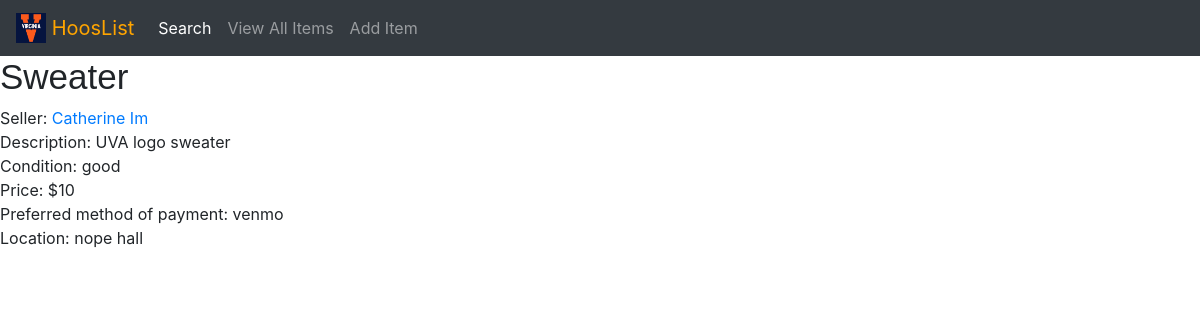
The app's page /marketplace/1/ with its own data.
### marketplace/models.py (models this page shows, shortened)
class Item(models.Model):
    item_name = models.CharField (max_length=200)
    seller = models.ForeignKey(Seller, on_delete=models.CASCADE)
    item_description = models.CharField (max_length=1000)
    item_price = models.PositiveIntegerField(default=0)
    item_delivery = models.BooleanField(default=False)
    item_location = models.CharField(max_length=200)
    item_preferred_payment_method = models.CharField(max_length=10, choices=PAYMENT_METHODS, default='venmo')
    item_condition = models.CharField(max_length=10, choices=CONDITION_CHOICES, default='good')
    item_sold = models.BooleanField(default=False) #private for admins and seller
    item_categories = MultiSelectField(max_length=75, choices=CATEGORIES)
    item_add_date = models.DateTimeField('date published', default=datetime.now)

class Seller(models.Model):
    seller_name = models.CharField (max_length = 50)
    seller_computing_id = models.CharField(max_length=7, default="")
    num_transactions = models.PositiveIntegerField(default=0)
    def __str__(self):
        return self.seller_name

### marketplace/views.py (the view)
# urls.py: path('<int:item_id>/', views.detail, name='detail'),
def detail(request, item_id):
    item = get_object_or_404(Item, pk=item_id)
    return render(request, 'marketplace/detail.html', {'item':item})

### marketplace/templates/marketplace/detail.html (shortened to what this page needs)
<!DOCTYPE html>
{% load static %}
<html>
	<head>
		<link rel="stylesheet" href="https://stackpath.bootstrapcdn.com/bootstrap/4.3.1/css/bootstrap.min.css">
		<link rel="stylesheet" type="text/css" href="{% static 'marketplace/style.css'%}">
	</head>
	<body>
		{% include 'marketplace/navbar.html' %}
		<h1>{{ item.item_name }}</h1>
		    Seller: <a id = "items" href="{% url 'marketplace:user' item.seller.pk %}">{{ item.seller }}</a><br>
				Description: {{item.item_description}}<br>
				Condition: {{item.item_condition}}<br>
		    Price: ${{item.item_price}}<br>
				Preferred method of payment: {{item.item_preferred_payment_method}}<br>
		    Location: {{item.item_location}}<br>
	</body>
</html>

### marketplace/static/marketplace/style.css (style rules this page uses)
h1 { font-size: 35px; font-family: sans-serif; }

### records on screen
Item: item_name "Sweater", seller "Catherine Im", item_description "UVA logo sweater", item_condition "good", item_price "10", item_preferred_payment_method "venmo", item_location "nope hall"
